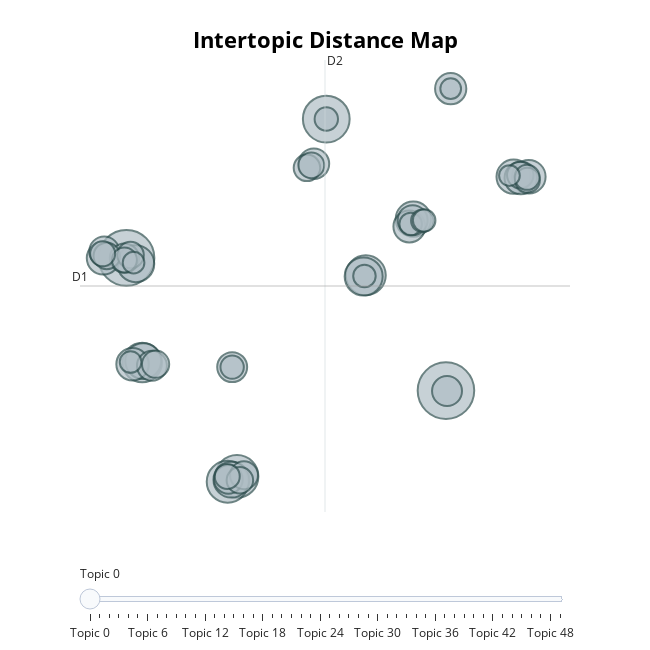

Notebook cell for this chart:
### Code cell
topic_model.visualize_topics()

### Figure 1 — Plotly figure (JSON) as saved in the notebook; plotly's stock layout.template omitted (floating-point values rounded to 4 significant figures; data arrays with more than 128 entries replaced by an {"elided": "..."} marker saying what was removed)
{"data": [{"customdata": {"elided": "50x3 mixed values"}, "hovertemplate": "<b>Topic %{customdata[0]}</b><br>%{customdata[1]}<br>Size: %{customdata[2]}", "legendgroup": "", "marker": {"color": "#B0BEC5", "line": {"color": "DarkSlateGrey", "width": 2}, "size": [82, 80, 56, 47, 45, 41, 40, 37, 35, 33, 33, 32, 30, 29, 28, 27, 27, 26, 25, 24, 23, 23, 23, 23, 23, 22, 21, 20, 19, 18, 18, 18, 18, 18, 17, 16, 16, 16, 16, 16, 14, 14, 13, 13, 13, 13, 12, 12, 11, 11], "sizemode": "area", "sizeref": 0.05125, "symbol": "circle"}, "mode": "markers", "name": "", "orientation": "v", "showlegend": false, "type": "scatter", "x": [9.3, -6.172, 3.505, -0.8188, -1.269, 5.417, -5.406, 5.315, -5.719, -5.358, -1.087, 7.72, 12.58, 13.31, -7.291, -5.873, 12.92, 7.528, 9.53, 2.906, -4.936, -1.05, 7.688, 9.352, -7.246, -6.265, -1.234, -0.4794, -4.759, 12.9, -7.124, 2.57, -5.971, -0.6776, 2.781, 13.24, -1.289, -6.268, 13.23, -7.321, -1.052, 3.507, 7.592, 5.353, 8.156, 8.245, -5.97, -5.825, 9.53, 12.37], "xaxis": "x", "y": [-9.048, 1.809, 13.17, -16.07, -16.5, 0.3877, -6.755, 0.2862, 1.333, -6.633, -16.34, 4.978, 8.448, 8.448, 1.798, -6.891, 8.347, 4.379, 15.65, 9.511, -7.021, -7.127, 4.896, -9.085, 2.334, 1.791, -16.31, -15.97, -6.891, 8.584, 1.971, 9.175, 2.039, -16.39, 9.386, 8.171, -16.07, 1.641, 8.398, 2.143, -7.128, 13.17, 4.584, 0.3239, 4.849, 4.873, -6.712, 1.418, 15.65, 8.544], "yaxis": "y"}], "layout": {"annotations": [{"showarrow": false, "text": "D1", "x": -8.419, "y": -0.4908, "yshift": 10}, {"showarrow": false, "text": "D2", "x": 3.444, "xshift": 10, "y": 18.0}], "height": 650, "hoverlabel": {"bgcolor": "white", "font": {"family": "Rockwell", "size": 16}}, "legend": {"itemsizing": "constant", "tracegroupgap": 0}, "margin": {"t": 60}, "shapes": [{"line": {"color": "#CFD8DC", "width": 2}, "type": "line", "x0": 3.444, "x1": 3.444, "y0": -18.98, "y1": 18.0}, {"line": {"color": "#9E9E9E", "width": 2}, "type": "line", "x0": -8.419, "x1": 15.31, "y0": -0.4908, "y1": -0.4908}], "sliders": [{"active": 0, "pad": {"t": 50}, "steps": [{"args": [{"marker.color": [["red", "#B0BEC5", "#B0BEC5", "#B0BEC5", "#B0BEC5", "#B0BEC5", "#B0BEC5", "#B0BEC5", "#B0BEC5", "#B0BEC5", "#B0BEC5", "#B0BEC5", "#B0BEC5", "#B0BEC5", "#B0BEC5", "#B0BEC5", "#B0BEC5", "#B0BEC5", "#B0BEC5", "#B0BEC5", "#B0BEC5", "#B0BEC5", "#B0BEC5", "#B0BEC5", "#B0BEC5", "#B0BEC5", "#B0BEC5", "#B0BEC5", "#B0BEC5", "#B0BEC5", "#B0BEC5", "#B0BEC5", "#B0BEC5", "#B0BEC5", "#B0BEC5", "#B0BEC5", "#B0BEC5", "#B0BEC5", "#B0BEC5", "#B0BEC5", "#B0BEC5", "#B0BEC5", "#B0BEC5", "#B0BEC5", "#B0BEC5", "#B0BEC5", "#B0BEC5", "#B0BEC5", "#B0BEC5", "#B0BEC5"]]}], "label": "Topic 0", "method": "update"}, {"args": [{"marker.color": [["#B0BEC5", "red", "#B0BEC5", "#B0BEC5", "#B0BEC5", "#B0BEC5", "#B0BEC5", "#B0BEC5", "#B0BEC5", "#B0BEC5", "#B0BEC5", "#B0BEC5", "#B0BEC5", "#B0BEC5", "#B0BEC5", "#B0BEC5", "#B0BEC5", "#B0BEC5", "#B0BEC5", "#B0BEC5", "#B0BEC5", "#B0BEC5", "#B0BEC5", "#B0BEC5", "#B0BEC5", "#B0BEC5", "#B0BEC5", "#B0BEC5", "#B0BEC5", "#B0BEC5", "#B0BEC5", "#B0BEC5", "#B0BEC5", "#B0BEC5", "#B0BEC5", "#B0BEC5", "#B0BEC5", "#B0BEC5", "#B0BEC5", "#B0BEC5", "#B0BEC5", "#B0BEC5", "#B0BEC5", "#B0BEC5", "#B0BEC5", "#B0BEC5", "#B0BEC5", "#B0BEC5", "#B0BEC5", "#B0BEC5"]]}], "label": "Topic 1", "method": "update"}, {"args": [{"marker.color": [["#B0BEC5", "#B0BEC5", "red", "#B0BEC5", "#B0BEC5", "#B0BEC5", "#B0BEC5", "#B0BEC5", "#B0BEC5", "#B0BEC5", "#B0BEC5", "#B0BEC5", "#B0BEC5", "#B0BEC5", "#B0BEC5", "#B0BEC5", "#B0BEC5", "#B0BEC5", "#B0BEC5", "#B0BEC5", "#B0BEC5", "#B0BEC5", "#B0BEC5", "#B0BEC5", "#B0BEC5", "#B0BEC5", "#B0BEC5", "#B0BEC5", "#B0BEC5", "#B0BEC5", "#B0BEC5", "#B0BEC5", "#B0BEC5", "#B0BEC5", "#B0BEC5", "#B0BEC5", "#B0BEC5", "#B0BEC5", "#B0BEC5", "#B0BEC5", "#B0BEC5", "#B0BEC5", "#B0BEC5", "#B0BEC5", "#B0BEC5", "#B0BEC5", "#B0BEC5", "#B0BEC5", "#B0BEC5", "#B0BEC5"]]}], "label": "Topic 2", "method": "update"}, {"args": [{"marker.color": [["#B0BEC5", "#B0BEC5", "#B0BEC5", "red", "#B0BEC5", "#B0BEC5", "#B0BEC5", "#B0BEC5", "#B0BEC5", "#B0BEC5", "#B0BEC5", "#B0BEC5", "#B0BEC5", "#B0BEC5", "#B0BEC5", "#B0BEC5", "#B0BEC5", "#B0BEC5", "#B0BEC5", "#B0BEC5", "#B0BEC5", "#B0BEC5", "#B0BEC5", "#B0BEC5", "#B0BEC5", "#B0BEC5", "#B0BEC5", "#B0BEC5", "#B0BEC5", "#B0BEC5", "#B0BEC5", "#B0BEC5", "#B0BEC5", "#B0BEC5", "#B0BEC5", "#B0BEC5", "#B0BEC5", "#B0BEC5", "#B0BEC5", "#B0BEC5", "#B0BEC5", "#B0BEC5", "#B0BEC5", "#B0BEC5", "#B0BEC5", "#B0BEC5", "#B0BEC5", "#B0BEC5", "#B0BEC5", "#B0BEC5"]]}], "label": "Topic 3", "method": "update"}, {"args": [{"marker.color": [["#B0BEC5", "#B0BEC5", "#B0BEC5", "#B0BEC5", "red", "#B0BEC5", "#B0BEC5", "#B0BEC5", "#B0BEC5", "#B0BEC5", "#B0BEC5", "#B0BEC5", "#B0BEC5", "#B0BEC5", "#B0BEC5", "#B0BEC5", "#B0BEC5", "#B0BEC5", "#B0BEC5", "#B0BEC5", "#B0BEC5", "#B0BEC5", "#B0BEC5", "#B0BEC5", "#B0BEC5", "#B0BEC5", "#B0BEC5", "#B0BEC5", "#B0BEC5", "#B0BEC5", "#B0BEC5", "#B0BEC5", "#B0BEC5", "#B0BEC5", "#B0BEC5", "#B0BEC5", "#B0BEC5", "#B0BEC5", "#B0BEC5", "#B0BEC5", "#B0BEC5", "#B0BEC5", "#B0BEC5", "#B0BEC5", "#B0BEC5", "#B0BEC5", "#B0BEC5", "#B0BEC5", "#B0BEC5", "#B0BEC5"]]}], "label": "Topic 4", "method": "update"}, {"args": [{"marker.color": [["#B0BEC5", "#B0BEC5", "#B0BEC5", "#B0BEC5", "#B0BEC5", "red", "#B0BEC5", "#B0BEC5", "#B0BEC5", "#B0BEC5", "#B0BEC5", "#B0BEC5", "#B0BEC5", "#B0BEC5", "#B0BEC5", "#B0BEC5", "#B0BEC5", "#B0BEC5", "#B0BEC5", "#B0BEC5", "#B0BEC5", "#B0BEC5", "#B0BEC5", "#B0BEC5", "#B0BEC5", "#B0BEC5", "#B0BEC5", "#B0BEC5", "#B0BEC5", "#B0BEC5", "#B0BEC5", "#B0BEC5", "#B0BEC5", "#B0BEC5", "#B0BEC5", "#B0BEC5", "#B0BEC5", "#B0BEC5", "#B0BEC5", "#B0BEC5", "#B0BEC5", "#B0BEC5", "#B0BEC5", "#B0BEC5", "#B0BEC5", "#B0BEC5", "#B0BEC5", "#B0BEC5", "#B0BEC5", "#B0BEC5"]]}], "label": "Topic 5", "method": "update"}, {"args": [{"marker.color": [["#B0BEC5", "#B0BEC5", "#B0BEC5", "#B0BEC5", "#B0BEC5", "#B0BEC5", "red", "#B0BEC5", "#B0BEC5", "#B0BEC5", "#B0BEC5", "#B0BEC5", "#B0BEC5", "#B0BEC5", "#B0BEC5", "#B0BEC5", "#B0BEC5", "#B0BEC5", "#B0BEC5", "#B0BEC5", "#B0BEC5", "#B0BEC5", "#B0BEC5", "#B0BEC5", "#B0BEC5", "#B0BEC5", "#B0BEC5", "#B0BEC5", "#B0BEC5", "#B0BEC5", "#B0BEC5", "#B0BEC5", "#B0BEC5", "#B0BEC5", "#B0BEC5", "#B0BEC5", "#B0BEC5", "#B0BEC5", "#B0BEC5", "#B0BEC5", "#B0BEC5", "#B0BEC5", "#B0BEC5", "#B0BEC5", "#B0BEC5", "#B0BEC5", "#B0BEC5", "#B0BEC5", "#B0BEC5", "#B0BEC5"]]}], "label": "Topic 6", "method": "update"}, {"args": [{"marker.color": [["#B0BEC5", "#B0BEC5", "#B0BEC5", "#B0BEC5", "#B0BEC5", "#B0BEC5", "#B0BEC5", "red", "#B0BEC5", "#B0BEC5", "#B0BEC5", "#B0BEC5", "#B0BEC5", "#B0BEC5", "#B0BEC5", "#B0BEC5", "#B0BEC5", "#B0BEC5", "#B0BEC5", "#B0BEC5", "#B0BEC5", "#B0BEC5", "#B0BEC5", "#B0BEC5", "#B0BEC5", "#B0BEC5", "#B0BEC5", "#B0BEC5", "#B0BEC5", "#B0BEC5", "#B0BEC5", "#B0BEC5", "#B0BEC5", "#B0BEC5", "#B0BEC5", "#B0BEC5", "#B0BEC5", "#B0BEC5", "#B0BEC5", "#B0BEC5", "#B0BEC5", "#B0BEC5", "#B0BEC5", "#B0BEC5", "#B0BEC5", "#B0BEC5", "#B0BEC5", "#B0BEC5", "#B0BEC5", "#B0BEC5"]]}], "label": "Topic 7", "method": "update"}, {"args": [{"marker.color": [["#B0BEC5", "#B0BEC5", "#B0BEC5", "#B0BEC5", "#B0BEC5", "#B0BEC5", "#B0BEC5", "#B0BEC5", "red", "#B0BEC5", "#B0BEC5", "#B0BEC5", "#B0BEC5", "#B0BEC5", "#B0BEC5", "#B0BEC5", "#B0BEC5", "#B0BEC5", "#B0BEC5", "#B0BEC5", "#B0BEC5", "#B0BEC5", "#B0BEC5", "#B0BEC5", "#B0BEC5", "#B0BEC5", "#B0BEC5", "#B0BEC5", "#B0BEC5", "#B0BEC5", "#B0BEC5", "#B0BEC5", "#B0BEC5", "#B0BEC5", "#B0BEC5", "#B0BEC5", "#B0BEC5", "#B0BEC5", "#B0BEC5", "#B0BEC5", "#B0BEC5", "#B0BEC5", "#B0BEC5", "#B0BEC5", "#B0BEC5", "#B0BEC5", "#B0BEC5", "#B0BEC5", "#B0BEC5", "#B0BEC5"]]}], "label": "Topic 8", "method": "update"}, {"args": [{"marker.color": [["#B0BEC5", "#B0BEC5", "#B0BEC5", "#B0BEC5", "#B0BEC5", "#B0BEC5", "#B0BEC5", "#B0BEC5", "#B0BEC5", "red", "#B0BEC5", "#B0BEC5", "#B0BEC5", "#B0BEC5", "#B0BEC5", "#B0BEC5", "#B0BEC5", "#B0BEC5", "#B0BEC5", "#B0BEC5", "#B0BEC5", "#B0BEC5", "#B0BEC5", "#B0BEC5", "#B0BEC5", "#B0BEC5", "#B0BEC5", "#B0BEC5", "#B0BEC5", "#B0BEC5", "#B0BEC5", "#B0BEC5", "#B0BEC5", "#B0BEC5", "#B0BEC5", "#B0BEC5", "#B0BEC5", "#B0BEC5", "#B0BEC5", "#B0BEC5", "#B0BEC5", "#B0BEC5", "#B0BEC5", "#B0BEC5", "#B0BEC5", "#B0BEC5", "#B0BEC5", "#B0BEC5", "#B0BEC5", "#B0BEC5"]]}], "label": "Topic 9", "method": "update"}, {"args": [{"marker.color": [["#B0BEC5", "#B0BEC5", "#B0BEC5", "#B0BEC5", "#B0BEC5", "#B0BEC5", "#B0BEC5", "#B0BEC5", "#B0BEC5", "#B0BEC5", "red", "#B0BEC5", "#B0BEC5", "#B0BEC5", "#B0BEC5", "#B0BEC5", "#B0BEC5", "#B0BEC5", "#B0BEC5", "#B0BEC5", "#B0BEC5", "#B0BEC5", "#B0BEC5", "#B0BEC5", "#B0BEC5", "#B0BEC5", "#B0BEC5", "#B0BEC5", "#B0BEC5", "#B0BEC5", "#B0BEC5", "#B0BEC5", "#B0BEC5", "#B0BEC5", "#B0BEC5", "#B0BEC5", "#B0BEC5", "#B0BEC5", "#B0BEC5", "#B0BEC5", "#B0BEC5", "#B0BEC5", "#B0BEC5", "#B0BEC5", "#B0BEC5", "#B0BEC5", "#B0BEC5", "#B0BEC5", "#B0BEC5", "#B0BEC5"]]}], "label": "Topic 10", "method": "update"}, {"args": [{"marker.color": [["#B0BEC5", "#B0BEC5", "#B0BEC5", "#B0BEC5", "#B0BEC5", "#B0BEC5", "#B0BEC5", "#B0BEC5", "#B0BEC5", "#B0BEC5", "#B0BEC5", "red", "#B0BEC5", "#B0BEC5", "#B0BEC5", "#B0BEC5", "#B0BEC5", "#B0BEC5", "#B0BEC5", "#B0BEC5", "#B0BEC5", "#B0BEC5", "#B0BEC5", "#B0BEC5", "#B0BEC5", "#B0BEC5", "#B0BEC5", "#B0BEC5", "#B0BEC5", "#B0BEC5", "#B0BEC5", "#B0BEC5", "#B0BEC5", "#B0BEC5", "#B0BEC5", "#B0BEC5", "#B0BEC5", "#B0BEC5", "#B0BEC5", "#B0BEC5", "#B0BEC5", "#B0BEC5", "#B0BEC5", "#B0BEC5", "#B0BEC5", "#B0BEC5", "#B0BEC5", "#B0BEC5", "#B0BEC5", "#B0BEC5"]]}], "label": "Topic 11", "method": "update"}, {"args": [{"marker.color": [["#B0BEC5", "#B0BEC5", "#B0BEC5", "#B0BEC5", "#B0BEC5", "#B0BEC5", "#B0BEC5", "#B0BEC5", "#B0BEC5", "#B0BEC5", "#B0BEC5", "#B0BEC5", "red", "#B0BEC5", "#B0BEC5", "#B0BEC5", "#B0BEC5", "#B0BEC5", "#B0BEC5", "#B0BEC5", "#B0BEC5", "#B0BEC5", "#B0BEC5", "#B0BEC5", "#B0BEC5", "#B0BEC5", "#B0BEC5", "#B0BEC5", "#B0BEC5", "#B0BEC5", "#B0BEC5", "#B0BEC5", "#B0BEC5", "#B0BEC5", "#B0BEC5", "#B0BEC5", "#B0BEC5", "#B0BEC5", "#B0BEC5", "#B0BEC5", "#B0BEC5", "#B0BEC5", "#B0BEC5", "#B0BEC5", "#B0BEC5", "#B0BEC5", "#B0BEC5", "#B0BEC5", "#B0BEC5", "#B0BEC5"]]}], "label": "Topic 12", "method": "update"}, {"args": [{"marker.color": [["#B0BEC5", "#B0BEC5", "#B0BEC5", "#B0BEC5", "#B0BEC5", "#B0BEC5", "#B0BEC5", "#B0BEC5", "#B0BEC5", "#B0BEC5", "#B0BEC5", "#B0BEC5", "#B0BEC5", "red", "#B0BEC5", "#B0BEC5", "#B0BEC5", "#B0BEC5", "#B0BEC5", "#B0BEC5", "#B0BEC5", "#B0BEC5", "#B0BEC5", "#B0BEC5", "#B0BEC5", "#B0BEC5", "#B0BEC5", "#B0BEC5", "#B0BEC5", "#B0BEC5", "#B0BEC5", "#B0BEC5", "#B0BEC5", "#B0BEC5", "#B0BEC5", "#B0BEC5", "#B0BEC5", "#B0BEC5", "#B0BEC5", "#B0BEC5", "#B0BEC5", "#B0BEC5", "#B0BEC5", "#B0BEC5", "#B0BEC5", "#B0BEC5", "#B0BEC5", "#B0BEC5", "#B0BEC5", "#B0BEC5"]]}], "label": "Topic 13", "method": "update"}, {"args": [{"marker.color": [["#B0BEC5", "#B0BEC5", "#B0BEC5", "#B0BEC5", "#B0BEC5", "#B0BEC5", "#B0BEC5", "#B0BEC5", "#B0BEC5", "#B0BEC5", "#B0BEC5", "#B0BEC5", "#B0BEC5", "#B0BEC5", "red", "#B0BEC5", "#B0BEC5", "#B0BEC5", "#B0BEC5", "#B0BEC5", "#B0BEC5", "#B0BEC5", "#B0BEC5", "#B0BEC5", "#B0BEC5", "#B0BEC5", "#B0BEC5", "#B0BEC5", "#B0BEC5", "#B0BEC5", "#B0BEC5", "#B0BEC5", "#B0BEC5", "#B0BEC5", "#B0BEC5", "#B0BEC5", "#B0BEC5", "#B0BEC5", "#B0BEC5", "#B0BEC5", "#B0BEC5", "#B0BEC5", "#B0BEC5", "#B0BEC5", "#B0BEC5", "#B0BEC5", "#B0BEC5", "#B0BEC5", "#B0BEC5", "#B0BEC5"]]}], "label": "Topic 14", "method": "update"}, {"args": [{"marker.color": [["#B0BEC5", "#B0BEC5", "#B0BEC5", "#B0BEC5", "#B0BEC5", "#B0BEC5", "#B0BEC5", "#B0BEC5", "#B0BEC5", "#B0BEC5", "#B0BEC5", "#B0BEC5", "#B0BEC5", "#B0BEC5", "#B0BEC5", "red", "#B0BEC5", "#B0BEC5", "#B0BEC5", "#B0BEC5", "#B0BEC5", "#B0BEC5", "#B0BEC5", "#B0BEC5", "#B0BEC5", "#B0BEC5", "#B0BEC5", "#B0BEC5", "#B0BEC5", "#B0BEC5", "#B0BEC5", "#B0BEC5", "#B0BEC5", "#B0BEC5", "#B0BEC5", "#B0BEC5", "#B0BEC5", "#B0BEC5", "#B0BEC5", "#B0BEC5", "#B0BEC5", "#B0BEC5", "#B0BEC5", "#B0BEC5", "#B0BEC5", "#B0BEC5", "#B0BEC5", "#B0BEC5", "#B0BEC5", "#B0BEC5"]]}], "label": "Topic 15", "method": "update"}, {"args": [{"marker.color": [["#B0BEC5", "#B0BEC5", "#B0BEC5", "#B0BEC5", "#B0BEC5", "#B0BEC5", "#B0BEC5", "#B0BEC5", "#B0BEC5", "#B0BEC5", "#B0BEC5", "#B0BEC5", "#B0BEC5", "#B0BEC5", "#B0BEC5", "#B0BEC5", "red", "#B0BEC5", "#B0BEC5", "#B0BEC5", "#B0BEC5", "#B0BEC5", "#B0BEC5", "#B0BEC5", "#B0BEC5", "#B0BEC5", "#B0BEC5", "#B0BEC5", "#B0BEC5", "#B0BEC5", "#B0BEC5", "#B0BEC5", "#B0BEC5", "#B0BEC5", "#B0BEC5", "#B0BEC5", "#B0BEC5", "#B0BEC5", "#B0BEC5", "#B0BEC5", "#B0BEC5", "#B0BEC5", "#B0BEC5", "#B0BEC5", "#B0BEC5", "#B0BEC5", "#B0BEC5", "#B0BEC5", "#B0BEC5", "#B0BEC5"]]}], "label": "Topic 16", "method": "update"}, {"args": [{"marker.color": [["#B0BEC5", "#B0BEC5", "#B0BEC5", "#B0BEC5", "#B0BEC5", "#B0BEC5", "#B0BEC5", "#B0BEC5", "#B0BEC5", "#B0BEC5", "#B0BEC5", "#B0BEC5", "#B0BEC5", "#B0BEC5", "#B0BEC5", "#B0BEC5", "#B0BEC5", "red", "#B0BEC5", "#B0BEC5", "#B0BEC5", "#B0BEC5", "#B0BEC5", "#B0BEC5", "#B0BEC5", "#B0BEC5", "#B0BEC5", "#B0BEC5", "#B0BEC5", "#B0BEC5", "#B0BEC5", "#B0BEC5", "#B0BEC5", "#B0BEC5", "#B0BEC5", "#B0BEC5", "#B0BEC5", "#B0BEC5", "#B0BEC5", "#B0BEC5", "#B0BEC5", "#B0BEC5", "#B0BEC5", "#B0BEC5", "#B0BEC5", "#B0BEC5", "#B0BEC5", "#B0BEC5", "#B0BEC5", "#B0BEC5"]]}], "label": "Topic 17", "method": "update"}, {"args": [{"marker.color": [["#B0BEC5", "#B0BEC5", "#B0BEC5", "#B0BEC5", "#B0BEC5", "#B0BEC5", "#B0BEC5", "#B0BEC5", "#B0BEC5", "#B0BEC5", "#B0BEC5", "#B0BEC5", "#B0BEC5", "#B0BEC5", "#B0BEC5", "#B0BEC5", "#B0BEC5", "#B0BEC5", "red", "#B0BEC5", "#B0BEC5", "#B0BEC5", "#B0BEC5", "#B0BEC5", "#B0BEC5", "#B0BEC5", "#B0BEC5", "#B0BEC5", "#B0BEC5", "#B0BEC5", "#B0BEC5", "#B0BEC5", "#B0BEC5", "#B0BEC5", "#B0BEC5", "#B0BEC5", "#B0BEC5", "#B0BEC5", "#B0BEC5", "#B0BEC5", "#B0BEC5", "#B0BEC5", "#B0BEC5", "#B0BEC5", "#B0BEC5", "#B0BEC5", "#B0BEC5", "#B0BEC5", "#B0BEC5", "#B0BEC5"]]}], "label": "Topic 18", "method": "update"}, {"args": [{"marker.color": [["#B0BEC5", "#B0BEC5", "#B0BEC5", "#B0BEC5", "#B0BEC5", "#B0BEC5", "#B0BEC5", "#B0BEC5", "#B0BEC5", "#B0BEC5", "#B0BEC5", "#B0BEC5", "#B0BEC5", "#B0BEC5", "#B0BEC5", "#B0BEC5", "#B0BEC5", "#B0BEC5", "#B0BEC5", "red", "#B0BEC5", "#B0BEC5", "#B0BEC5", "#B0BEC5", "#B0BEC5", "#B0BEC5", "#B0BEC5", "#B0BEC5", "#B0BEC5", "#B0BEC5", "#B0BEC5", "#B0BEC5", "#B0BEC5", "#B0BEC5", "#B0BEC5", "#B0BEC5", "#B0BEC5", "#B0BEC5", "#B0BEC5", "#B0BEC5", "#B0BEC5", "#B0BEC5", "#B0BEC5", "#B0BEC5", "#B0BEC5", "#B0BEC5", "#B0BEC5", "#B0BEC5", "#B0BEC5", "#B0BEC5"]]}], "label": "Topic 19", "method": "update"}, {"args": [{"marker.color": [["#B0BEC5", "#B0BEC5", "#B0BEC5", "#B0BEC5", "#B0BEC5", "#B0BEC5", "#B0BEC5", "#B0BEC5", "#B0BEC5", "#B0BEC5", "#B0BEC5", "#B0BEC5", "#B0BEC5", "#B0BEC5", "#B0BEC5", "#B0BEC5", "#B0BEC5", "#B0BEC5", "#B0BEC5", "#B0BEC5", "red", "#B0BEC5", "#B0BEC5", "#B0BEC5", "#B0BEC5", "#B0BEC5", "#B0BEC5", "#B0BEC5", "#B0BEC5", "#B0BEC5", "#B0BEC5", "#B0BEC5", "#B0BEC5", "#B0BEC5", "#B0BEC5", "#B0BEC5", "#B0BEC5", "#B0BEC5", "#B0BEC5", "#B0BEC5", "#B0BEC5", "#B0BEC5", "#B0BEC5", "#B0BEC5", "#B0BEC5", "#B0BEC5", "#B0BEC5", "#B0BEC5", "#B0BEC5", "#B0BEC5"]]}], "label": "Topic 20", "method": "update"}, {"args": [{"marker.color": [["#B0BEC5", "#B0BEC5", "#B0BEC5", "#B0BEC5", "#B0BEC5", "#B0BEC5", "#B0BEC5", "#B0BEC5", "#B0BEC5", "#B0BEC5", "#B0BEC5", "#B0BEC5", "#B0BEC5", "#B0BEC5", "#B0BEC5", "#B0BEC5", "#B0BEC5", "#B0BEC5", "#B0BEC5", "#B0BEC5", "#B0BEC5", "red", "#B0BEC5", "#B0BEC5", "#B0BEC5", "#B0BEC5", "#B0BEC5", "#B0BEC5", "#B0BEC5", "#B0BEC5", "#B0BEC5", "#B0BEC5", "#B0BEC5", "#B0BEC5", "#B0BEC5", "#B0BEC5", "#B0BEC5", "#B0BEC5", "#B0BEC5", "#B0BEC5", "#B0BEC5", "#B0BEC5", "#B0BEC5", "#B0BEC5", "#B0BEC5", "#B0BEC5", "#B0BEC5", "#B0BEC5", "#B0BEC5", "#B0BEC5"]]}], "label": "Topic 21", "method": "update"}, {"args": [{"marker.color": [["#B0BEC5", "#B0BEC5", "#B0BEC5", "#B0BEC5", "#B0BEC5", "#B0BEC5", "#B0BEC5", "#B0BEC5", "#B0BEC5", "#B0BEC5", "#B0BEC5", "#B0BEC5", "#B0BEC5", "#B0BEC5", "#B0BEC5", "#B0BEC5", "#B0BEC5", "#B0BEC5", "#B0BEC5", "#B0BEC5", "#B0BEC5", "#B0BEC5", "red", "#B0BEC5", "#B0BEC5", "#B0BEC5", "#B0BEC5", "#B0BEC5", "#B0BEC5", "#B0BEC5", "#B0BEC5", "#B0BEC5", "#B0BEC5", "#B0BEC5", "#B0BEC5", "#B0BEC5", "#B0BEC5", "#B0BEC5", "#B0BEC5", "#B0BEC5", "#B0BEC5", "#B0BEC5", "#B0BEC5", "#B0BEC5", "#B0BEC5", "#B0BEC5", "#B0BEC5", "#B0BEC5", "#B0BEC5", "#B0BEC5"]]}], "label": "Topic 22", "method": "update"}, {"args": [{"marker.color": [["#B0BEC5", "#B0BEC5", "#B0BEC5", "#B0BEC5", "#B0BEC5", "#B0BEC5", "#B0BEC5", "#B0BEC5", "#B0BEC5", "#B0BEC5", "#B0BEC5", "#B0BEC5", "#B0BEC5", "#B0BEC5", "#B0BEC5", "#B0BEC5", "#B0BEC5", "#B0BEC5", "#B0BEC5", "#B0BEC5", "#B0BEC5", "#B0BEC5", "#B0BEC5", "red", "#B0BEC5", "#B0BEC5", "#B0BEC5", "#B0BEC5", "#B0BEC5", "#B0BEC5", "#B0BEC5", "#B0BEC5", "#B0BEC5", "#B0BEC5", "#B0BEC5", "#B0BEC5", "#B0BEC5", "#B0BEC5", "#B0BEC5", "#B0BEC5", "#B0BEC5", "#B0BEC5", "#B0BEC5", "#B0BEC5", "#B0BEC5", "#B0BEC5", "#B0BEC5", "#B0BEC5", "#B0BEC5", "#B0BEC5"]]}], "label": "Topic 23", "method": "update"}, {"args": [{"marker.color": [["#B0BEC5", "#B0BEC5", "#B0BEC5", "#B0BEC5", "#B0BEC5", "#B0BEC5", "#B0BEC5", "#B0BEC5", "#B0BEC5", "#B0BEC5", "#B0BEC5", "#B0BEC5", "#B0BEC5", "#B0BEC5", "#B0BEC5", "#B0BEC5", "#B0BEC5", "#B0BEC5", "#B0BEC5", "#B0BEC5", "#B0BEC5", "#B0BEC5", "#B0BEC5", "#B0BEC5", "red", "#B0BEC5", "#B0BEC5", "#B0BEC5", "#B0BEC5", "#B0BEC5", "#B0BEC5", "#B0BEC5", "#B0BEC5", "#B0BEC5", "#B0BEC5", "#B0BEC5", "#B0BEC5", "#B0BEC5", "#B0BEC5", "#B0BEC5", "#B0BEC5", "#B0BEC5", "#B0BEC5", "#B0BEC5", "#B0BEC5", "#B0BEC5", "#B0BEC5", "#B0BEC5", "#B0BEC5", "#B0BEC5"]]}], "label": "Topic 24", "method": "update"}, {"args": [{"marker.color": [["#B0BEC5", "#B0BEC5", "#B0BEC5", "#B0BEC5", "#B0BEC5", "#B0BEC5", "#B0BEC5", "#B0BEC5", "#B0BEC5", "#B0BEC5", "#B0BEC5", "#B0BEC5", "#B0BEC5", "#B0BEC5", "#B0BEC5", "#B0BEC5", "#B0BEC5", "#B0BEC5", "#B0BEC5", "#B0BEC5", "#B0BEC5", "#B0BEC5", "#B0BEC5", "#B0BEC5", "#B0BEC5", "red", "#B0BEC5", "#B0BEC5", "#B0BEC5", "#B0BEC5", "#B0BEC5", "#B0BEC5", "#B0BEC5", "#B0BEC5", "#B0BEC5", "#B0BEC5", "#B0BEC5", "#B0BEC5", "#B0BEC5", "#B0BEC5", "#B0BEC5", "#B0BEC5", "#B0BEC5", "#B0BEC5", "#B0BEC5", "#B0BEC5", "#B0BEC5", "#B0BEC5", "#B0BEC5", "#B0BEC5"]]}], "label": "Topic 25", "method": "update"}, {"args": [{"marker.color": [["#B0BEC5", "#B0BEC5", "#B0BEC5", "#B0BEC5", "#B0BEC5", "#B0BEC5", "#B0BEC5", "#B0BEC5", "#B0BEC5", "#B0BEC5", "#B0BEC5", "#B0BEC5", "#B0BEC5", "#B0BEC5", "#B0BEC5", "#B0BEC5", "#B0BEC5", "#B0BEC5", "#B0BEC5", "#B0BEC5", "#B0BEC5", "#B0BEC5", "#B0BEC5", "#B0BEC5", "#B0BEC5", "#B0BEC5", "red", "#B0BEC5", "#B0BEC5", "#B0BEC5", "#B0BEC5", "#B0BEC5", "#B0BEC5", "#B0BEC5", "#B0BEC5", "#B0BEC5", "#B0BEC5", "#B0BEC5", "#B0BEC5", "#B0BEC5", "#B0BEC5", "#B0BEC5", "#B0BEC5", "#B0BEC5", "#B0BEC5", "#B0BEC5", "#B0BEC5", "#B0BEC5", "#B0BEC5", "#B0BEC5"]]}], "label": "Topic 26", "method": "update"}, {"args": [{"marker.color": [["#B0BEC5", "#B0BEC5", "#B0BEC5", "#B0BEC5", "#B0BEC5", "#B0BEC5", "#B0BEC5", "#B0BEC5", "#B0BEC5", "#B0BEC5", "#B0BEC5", "#B0BEC5", "#B0BEC5", "#B0BEC5", "#B0BEC5", "#B0BEC5", "#B0BEC5", "#B0BEC5", "#B0BEC5", "#B0BEC5", "#B0BEC5", "#B0BEC5", "#B0BEC5", "#B0BEC5", "#B0BEC5", "#B0BEC5", "#B0BEC5", "red", "#B0BEC5", "#B0BEC5", "#B0BEC5", "#B0BEC5", "#B0BEC5", "#B0BEC5", "#B0BEC5", "#B0BEC5", "#B0BEC5", "#B0BEC5", "#B0BEC5", "#B0BEC5", "#B0BEC5", "#B0BEC5", "#B0BEC5", "#B0BEC5", "#B0BEC5", "#B0BEC5", "#B0BEC5", "#B0BEC5", "#B0BEC5", "#B0BEC5"]]}], "label": "Topic 27", "method": "update"}, {"args": [{"marker.color": [["#B0BEC5", "#B0BEC5", "#B0BEC5", "#B0BEC5", "#B0BEC5", "#B0BEC5", "#B0BEC5", "#B0BEC5", "#B0BEC5", "#B0BEC5", "#B0BEC5", "#B0BEC5", "#B0BEC5", "#B0BEC5", "#B0BEC5", "#B0BEC5", "#B0BEC5", "#B0BEC5", "#B0BEC5", "#B0BEC5", "#B0BEC5", "#B0BEC5", "#B0BEC5", "#B0BEC5", "#B0BEC5", "#B0BEC5", "#B0BEC5", "#B0BEC5", "red", "#B0BEC5", "#B0BEC5", "#B0BEC5", "#B0BEC5", "#B0BEC5", "#B0BEC5", "#B0BEC5", "#B0BEC5", "#B0BEC5", "#B0BEC5", "#B0BEC5", "#B0BEC5", "#B0BEC5", "#B0BEC5", "#B0BEC5", "#B0BEC5", "#B0BEC5", "#B0BEC5", "#B0BEC5", "#B0BEC5", "#B0BEC5"]]}], "label": "Topic 28", "method": "update"}, {"args": [{"marker.color": [["#B0BEC5", "#B0BEC5", "#B0BEC5", "#B0BEC5", "#B0BEC5", "#B0BEC5", "#B0BEC5", "#B0BEC5", "#B0BEC5", "#B0BEC5", "#B0BEC5", "#B0BEC5", "#B0BEC5", "#B0BEC5", "#B0BEC5", "#B0BEC5", "#B0BEC5", "#B0BEC5", "#B0BEC5", "#B0BEC5", "#B0BEC5", "#B0BEC5", "#B0BEC5", "#B0BEC5", "#B0BEC5", "#B0BEC5", "#B0BEC5", "#B0BEC5", "#B0BEC5", "red", "#B0BEC5", "#B0BEC5", "#B0BEC5", "#B0BEC5", "#B0BEC5", "#B0BEC5", "#B0BEC5", "#B0BEC5", "#B0BEC5", "#B0BEC5", "#B0BEC5", "#B0BEC5", "#B0BEC5", "#B0BEC5", "#B0BEC5", "#B0BEC5", "#B0BEC5", "#B0BEC5", "#B0BEC5", "#B0BEC5"]]}], "label": "Topic 29", "method": "update"}, {"args": [{"marker.color": [["#B0BEC5", "#B0BEC5", "#B0BEC5", "#B0BEC5", "#B0BEC5", "#B0BEC5", "#B0BEC5", "#B0BEC5", "#B0BEC5", "#B0BEC5", "#B0BEC5", "#B0BEC5", "#B0BEC5", "#B0BEC5", "#B0BEC5", "#B0BEC5", "#B0BEC5", "#B0BEC5", "#B0BEC5", "#B0BEC5", "#B0BEC5", "#B0BEC5", "#B0BEC5", "#B0BEC5", "#B0BEC5", "#B0BEC5", "#B0BEC5", "#B0BEC5", "#B0BEC5", "#B0BEC5", "red", "#B0BEC5", "#B0BEC5", "#B0BEC5", "#B0BEC5", "#B0BEC5", "#B0BEC5", "#B0BEC5", "#B0BEC5", "#B0BEC5", "#B0BEC5", "#B0BEC5", "#B0BEC5", "#B0BEC5", "#B0BEC5", "#B0BEC5", "#B0BEC5", "#B0BEC5", "#B0BEC5", "#B0BEC5"]]}], "label": "Topic 30", "method": "update"}, {"args": [{"marker.color": [["#B0BEC5", "#B0BEC5", "#B0BEC5", "#B0BEC5", "#B0BEC5", "#B0BEC5", "#B0BEC5", "#B0BEC5", "#B0BEC5", "#B0BEC5", "#B0BEC5", "#B0BEC5", "#B0BEC5", "#B0BEC5", "#B0BEC5", "#B0BEC5", "#B0BEC5", "#B0BEC5", "#B0BEC5", "#B0BEC5", "#B0BEC5", "#B0BEC5", "#B0BEC5", "#B0BEC5", "#B0BEC5", "#B0BEC5", "#B0BEC5", "#B0BEC5", "#B0BEC5", "#B0BEC5", "#B0BEC5", "red", "#B0BEC5", "#B0BEC5", "#B0BEC5", "#B0BEC5", "#B0BEC5", "#B0BEC5", "#B0BEC5", "#B0BEC5", "#B0BEC5", "#B0BEC5", "#B0BEC5", "#B0BEC5", "#B0BEC5", "#B0BEC5", "#B0BEC5", "#B0BEC5", "#B0BEC5", "#B0BEC5"]]}], "label": "Topic 31", "method": "update"}, {"args": [{"marker.color": [["#B0BEC5", "#B0BEC5", "#B0BEC5", "#B0BEC5", "#B0BEC5", "#B0BEC5", "#B0BEC5", "#B0BEC5", "#B0BEC5", "#B0BEC5", "#B0BEC5", "#B0BEC5", "#B0BEC5", "#B0BEC5", "#B0BEC5", "#B0BEC5", "#B0BEC5", "#B0BEC5", "#B0BEC5", "#B0BEC5", "#B0BEC5", "#B0BEC5", "#B0BEC5", "#B0BEC5", "#B0BEC5", "#B0BEC5", "#B0BEC5", "#B0BEC5", "#B0BEC5", "#B0BEC5", "#B0BEC5", "#B0BEC5", "red", "#B0BEC5", "#B0BEC5", "#B0BEC5", "#B0BEC5", "#B0BEC5", "#B0BEC5", "#B0BEC5", "#B0BEC5", "#B0BEC5", "#B0BEC5", "#B0BEC5", "#B0BEC5", "#B0BEC5", "#B0BEC5", "#B0BEC5", "#B0BEC5", "#B0BEC5"]]}], "label": "Topic 32", "method": "update"}, {"args": [{"marker.color": [["#B0BEC5", "#B0BEC5", "#B0BEC5", "#B0BEC5", "#B0BEC5", "#B0BEC5", "#B0BEC5", "#B0BEC5", "#B0BEC5", "#B0BEC5", "#B0BEC5", "#B0BEC5", "#B0BEC5", "#B0BEC5", "#B0BEC5", "#B0BEC5", "#B0BEC5", "#B0BEC5", "#B0BEC5", "#B0BEC5", "#B0BEC5", "#B0BEC5", "#B0BEC5", "#B0BEC5", "#B0BEC5", "#B0BEC5", "#B0BEC5", "#B0BEC5", "#B0BEC5", "#B0BEC5", "#B0BEC5", "#B0BEC5", "#B0BEC5", "red", "#B0BEC5", "#B0BEC5", "#B0BEC5", "#B0BEC5", "#B0BEC5", "#B0BEC5", "#B0BEC5", "#B0BEC5", "#B0BEC5", "#B0BEC5", "#B0BEC5", "#B0BEC5", "#B0BEC5", "#B0BEC5", "#B0BEC5", "#B0BEC5"]]}], "label": "Topic 33", "method": "update"}, {"args": [{"marker.color": [["#B0BEC5", "#B0BEC5", "#B0BEC5", "#B0BEC5", "#B0BEC5", "#B0BEC5", "#B0BEC5", "#B0BEC5", "#B0BEC5", "#B0BEC5", "#B0BEC5", "#B0BEC5", "#B0BEC5", "#B0BEC5", "#B0BEC5", "#B0BEC5", "#B0BEC5", "#B0BEC5", "#B0BEC5", "#B0BEC5", "#B0BEC5", "#B0BEC5", "#B0BEC5", "#B0BEC5", "#B0BEC5", "#B0BEC5", "#B0BEC5", "#B0BEC5", "#B0BEC5", "#B0BEC5", "#B0BEC5", "#B0BEC5", "#B0BEC5", "#B0BEC5", "red", "#B0BEC5", "#B0BEC5", "#B0BEC5", "#B0BEC5", "#B0BEC5", "#B0BEC5", "#B0BEC5", "#B0BEC5", "#B0BEC5", "#B0BEC5", "#B0BEC5", "#B0BEC5", "#B0BEC5", "#B0BEC5", "#B0BEC5"]]}], "label": "Topic 34", "method": "update"}, {"args": [{"marker.color": [["#B0BEC5", "#B0BEC5", "#B0BEC5", "#B0BEC5", "#B0BEC5", "#B0BEC5", "#B0BEC5", "#B0BEC5", "#B0BEC5", "#B0BEC5", "#B0BEC5", "#B0BEC5", "#B0BEC5", "#B0BEC5", "#B0BEC5", "#B0BEC5", "#B0BEC5", "#B0BEC5", "#B0BEC5", "#B0BEC5", "#B0BEC5", "#B0BEC5", "#B0BEC5", "#B0BEC5", "#B0BEC5", "#B0BEC5", "#B0BEC5", "#B0BEC5", "#B0BEC5", "#B0BEC5", "#B0BEC5", "#B0BEC5", "#B0BEC5", "#B0BEC5", "#B0BEC5", "red", "#B0BEC5", "#B0BEC5", "#B0BEC5", "#B0BEC5", "#B0BEC5", "#B0BEC5", "#B0BEC5", "#B0BEC5", "#B0BEC5", "#B0BEC5", "#B0BEC5", "#B0BEC5", "#B0BEC5", "#B0BEC5"]]}], "label": "Topic 35", "method": "update"}, {"args": [{"marker.color": [["#B0BEC5", "#B0BEC5", "#B0BEC5", "#B0BEC5", "#B0BEC5", "#B0BEC5", "#B0BEC5", "#B0BEC5", "#B0BEC5", "#B0BEC5", "#B0BEC5", "#B0BEC5", "#B0BEC5", "#B0BEC5", "#B0BEC5", "#B0BEC5", "#B0BEC5", "#B0BEC5", "#B0BEC5", "#B0BEC5", "#B0BEC5", "#B0BEC5", "#B0BEC5", "#B0BEC5", "#B0BEC5", "#B0BEC5", "#B0BEC5", "#B0BEC5", "#B0BEC5", "#B0BEC5", "#B0BEC5", "#B0BEC5", "#B0BEC5", "#B0BEC5", "#B0BEC5", "#B0BEC5", "red", "#B0BEC5", "#B0BEC5", "#B0BEC5", "#B0BEC5", "#B0BEC5", "#B0BEC5", "#B0BEC5", "#B0BEC5", "#B0BEC5", "#B0BEC5", "#B0BEC5", "#B0BEC5", "#B0BEC5"]]}], "label": "Topic 36", "method": "update"}, {"args": [{"marker.color": [["#B0BEC5", "#B0BEC5", "#B0BEC5", "#B0BEC5", "#B0BEC5", "#B0BEC5", "#B0BEC5", "#B0BEC5", "#B0BEC5", "#B0BEC5", "#B0BEC5", "#B0BEC5", "#B0BEC5", "#B0BEC5", "#B0BEC5", "#B0BEC5", "#B0BEC5", "#B0BEC5", "#B0BEC5", "#B0BEC5", "#B0BEC5", "#B0BEC5", "#B0BEC5", "#B0BEC5", "#B0BEC5", "#B0BEC5", "#B0BEC5", "#B0BEC5", "#B0BEC5", "#B0BEC5", "#B0BEC5", "#B0BEC5", "#B0BEC5", "#B0BEC5", "#B0BEC5", "#B0BEC5", "#B0BEC5", "red", "#B0BEC5", "#B0BEC5", "#B0BEC5", "#B0BEC5", "#B0BEC5", "#B0BEC5", "#B0BEC5", "#B0BEC5", "#B0BEC5", "#B0BEC5", "#B0BEC5", "#B0BEC5"]]}], "label": "Topic 37", "method": "update"}, {"args": [{"marker.color": [["#B0BEC5", "#B0BEC5", "#B0BEC5", "#B0BEC5", "#B0BEC5", "#B0BEC5", "#B0BEC5", "#B0BEC5", "#B0BEC5", "#B0BEC5", "#B0BEC5", "#B0BEC5", "#B0BEC5", "#B0BEC5", "#B0BEC5", "#B0BEC5", "#B0BEC5", "#B0BEC5", "#B0BEC5", "#B0BEC5", "#B0BEC5", "#B0BEC5", "#B0BEC5", "#B0BEC5", "#B0BEC5", "#B0BEC5", "#B0BEC5", "#B0BEC5", "#B0BEC5", "#B0BEC5", "#B0BEC5", "#B0BEC5", "#B0BEC5", "#B0BEC5", "#B0BEC5", "#B0BEC5", "#B0BEC5", "#B0BEC5", "red", "#B0BEC5", "#B0BEC5", "#B0BEC5", "#B0BEC5", "#B0BEC5", "#B0BEC5", "#B0BEC5", "#B0BEC5", "#B0BEC5", "#B0BEC5", "#B0BEC5"]]}], "label": "Topic 38", "method": "update"}, {"args": [{"marker.color": [["#B0BEC5", "#B0BEC5", "#B0BEC5", "#B0BEC5", "#B0BEC5", "#B0BEC5", "#B0BEC5", "#B0BEC5", "#B0BEC5", "#B0BEC5", "#B0BEC5", "#B0BEC5", "#B0BEC5", "#B0BEC5", "#B0BEC5", "#B0BEC5", "#B0BEC5", "#B0BEC5", "#B0BEC5", "#B0BEC5", "#B0BEC5", "#B0BEC5", "#B0BEC5", "#B0BEC5", "#B0BEC5", "#B0BEC5", "#B0BEC5", "#B0BEC5", "#B0BEC5", "#B0BEC5", "#B0BEC5", "#B0BEC5", "#B0BEC5", "#B0BEC5", "#B0BEC5", "#B0BEC5", "#B0BEC5", "#B0BEC5", "#B0BEC5", "red", "#B0BEC5", "#B0BEC5", "#B0BEC5", "#B0BEC5", "#B0BEC5", "#B0BEC5", "#B0BEC5", "#B0BEC5", "#B0BEC5", "#B0BEC5"]]}], "label": "Topic 39", "method": "update"}, {"args": [{"marker.color": [["#B0BEC5", "#B0BEC5", "#B0BEC5", "#B0BEC5", "#B0BEC5", "#B0BEC5", "#B0BEC5", "#B0BEC5", "#B0BEC5", "#B0BEC5", "#B0BEC5", "#B0BEC5", "#B0BEC5", "#B0BEC5", "#B0BEC5", "#B0BEC5", "#B0BEC5", "#B0BEC5", "#B0BEC5", "#B0BEC5", "#B0BEC5", "#B0BEC5", "#B0BEC5", "#B0BEC5", "#B0BEC5", "#B0BEC5", "#B0BEC5", "#B0BEC5", "#B0BEC5", "#B0BEC5", "#B0BEC5", "#B0BEC5", "#B0BEC5", "#B0BEC5", "#B0BEC5", "#B0BEC5", "#B0BEC5", "#B0BEC5", "#B0BEC5", "#B0BEC5", "red", "#B0BEC5", "#B0BEC5", "#B0BEC5", "#B0BEC5", "#B0BEC5", "#B0BEC5", "#B0BEC5", "#B0BEC5", "#B0BEC5"]]}], "label": "Topic 40", "method": "update"}, {"args": [{"marker.color": [["#B0BEC5", "#B0BEC5", "#B0BEC5", "#B0BEC5", "#B0BEC5", "#B0BEC5", "#B0BEC5", "#B0BEC5", "#B0BEC5", "#B0BEC5", "#B0BEC5", "#B0BEC5", "#B0BEC5", "#B0BEC5", "#B0BEC5", "#B0BEC5", "#B0BEC5", "#B0BEC5", "#B0BEC5", "#B0BEC5", "#B0BEC5", "#B0BEC5", "#B0BEC5", "#B0BEC5", "#B0BEC5", "#B0BEC5", "#B0BEC5", "#B0BEC5", "#B0BEC5", "#B0BEC5", "#B0BEC5", "#B0BEC5", "#B0BEC5", "#B0BEC5", "#B0BEC5", "#B0BEC5", "#B0BEC5", "#B0BEC5", "#B0BEC5", "#B0BEC5", "#B0BEC5", "red", "#B0BEC5", "#B0BEC5", "#B0BEC5", "#B0BEC5", "#B0BEC5", "#B0BEC5", "#B0BEC5", "#B0BEC5"]]}], "label": "Topic 41", "method": "update"}, {"args": [{"marker.color": [["#B0BEC5", "#B0BEC5", "#B0BEC5", "#B0BEC5", "#B0BEC5", "#B0BEC5", "#B0BEC5", "#B0BEC5", "#B0BEC5", "#B0BEC5", "#B0BEC5", "#B0BEC5", "#B0BEC5", "#B0BEC5", "#B0BEC5", "#B0BEC5", "#B0BEC5", "#B0BEC5", "#B0BEC5", "#B0BEC5", "#B0BEC5", "#B0BEC5", "#B0BEC5", "#B0BEC5", "#B0BEC5", "#B0BEC5", "#B0BEC5", "#B0BEC5", "#B0BEC5", "#B0BEC5", "#B0BEC5", "#B0BEC5", "#B0BEC5", "#B0BEC5", "#B0BEC5", "#B0BEC5", "#B0BEC5", "#B0BEC5", "#B0BEC5", "#B0BEC5", "#B0BEC5", "#B0BEC5", "red", "#B0BEC5", "#B0BEC5", "#B0BEC5", "#B0BEC5", "#B0BEC5", "#B0BEC5", "#B0BEC5"]]}], "label": "Topic 42", "method": "update"}, {"args": [{"marker.color": [["#B0BEC5", "#B0BEC5", "#B0BEC5", "#B0BEC5", "#B0BEC5", "#B0BEC5", "#B0BEC5", "#B0BEC5", "#B0BEC5", "#B0BEC5", "#B0BEC5", "#B0BEC5", "#B0BEC5", "#B0BEC5", "#B0BEC5", "#B0BEC5", "#B0BEC5", "#B0BEC5", "#B0BEC5", "#B0BEC5", "#B0BEC5", "#B0BEC5", "#B0BEC5", "#B0BEC5", "#B0BEC5", "#B0BEC5", "#B0BEC5", "#B0BEC5", "#B0BEC5", "#B0BEC5", "#B0BEC5", "#B0BEC5", "#B0BEC5", "#B0BEC5", "#B0BEC5", "#B0BEC5", "#B0BEC5", "#B0BEC5", "#B0BEC5", "#B0BEC5", "#B0BEC5", "#B0BEC5", "#B0BEC5", "red", "#B0BEC5", "#B0BEC5", "#B0BEC5", "#B0BEC5", "#B0BEC5", "#B0BEC5"]]}], "label": "Topic 43", "method": "update"}, {"args": [{"marker.color": [["#B0BEC5", "#B0BEC5", "#B0BEC5", "#B0BEC5", "#B0BEC5", "#B0BEC5", "#B0BEC5", "#B0BEC5", "#B0BEC5", "#B0BEC5", "#B0BEC5", "#B0BEC5", "#B0BEC5", "#B0BEC5", "#B0BEC5", "#B0BEC5", "#B0BEC5", "#B0BEC5", "#B0BEC5", "#B0BEC5", "#B0BEC5", "#B0BEC5", "#B0BEC5", "#B0BEC5", "#B0BEC5", "#B0BEC5", "#B0BEC5", "#B0BEC5", "#B0BEC5", "#B0BEC5", "#B0BEC5", "#B0BEC5", "#B0BEC5", "#B0BEC5", "#B0BEC5", "#B0BEC5", "#B0BEC5", "#B0BEC5", "#B0BEC5", "#B0BEC5", "#B0BEC5", "#B0BEC5", "#B0BEC5", "#B0BEC5", "red", "#B0BEC5", "#B0BEC5", "#B0BEC5", "#B0BEC5", "#B0BEC5"]]}], "label": "Topic 44", "method": "update"}, {"args": [{"marker.color": [["#B0BEC5", "#B0BEC5", "#B0BEC5", "#B0BEC5", "#B0BEC5", "#B0BEC5", "#B0BEC5", "#B0BEC5", "#B0BEC5", "#B0BEC5", "#B0BEC5", "#B0BEC5", "#B0BEC5", "#B0BEC5", "#B0BEC5", "#B0BEC5", "#B0BEC5", "#B0BEC5", "#B0BEC5", "#B0BEC5", "#B0BEC5", "#B0BEC5", "#B0BEC5", "#B0BEC5", "#B0BEC5", "#B0BEC5", "#B0BEC5", "#B0BEC5", "#B0BEC5", "#B0BEC5", "#B0BEC5", "#B0BEC5", "#B0BEC5", "#B0BEC5", "#B0BEC5", "#B0BEC5", "#B0BEC5", "#B0BEC5", "#B0BEC5", "#B0BEC5", "#B0BEC5", "#B0BEC5", "#B0BEC5", "#B0BEC5", "#B0BEC5", "red", "#B0BEC5", "#B0BEC5", "#B0BEC5", "#B0BEC5"]]}], "label": "Topic 45", "method": "update"}, {"args": [{"marker.color": [["#B0BEC5", "#B0BEC5", "#B0BEC5", "#B0BEC5", "#B0BEC5", "#B0BEC5", "#B0BEC5", "#B0BEC5", "#B0BEC5", "#B0BEC5", "#B0BEC5", "#B0BEC5", "#B0BEC5", "#B0BEC5", "#B0BEC5", "#B0BEC5", "#B0BEC5", "#B0BEC5", "#B0BEC5", "#B0BEC5", "#B0BEC5", "#B0BEC5", "#B0BEC5", "#B0BEC5", "#B0BEC5", "#B0BEC5", "#B0BEC5", "#B0BEC5", "#B0BEC5", "#B0BEC5", "#B0BEC5", "#B0BEC5", "#B0BEC5", "#B0BEC5", "#B0BEC5", "#B0BEC5", "#B0BEC5", "#B0BEC5", "#B0BEC5", "#B0BEC5", "#B0BEC5", "#B0BEC5", "#B0BEC5", "#B0BEC5", "#B0BEC5", "#B0BEC5", "red", "#B0BEC5", "#B0BEC5", "#B0BEC5"]]}], "label": "Topic 46", "method": "update"}, {"args": [{"marker.color": [["#B0BEC5", "#B0BEC5", "#B0BEC5", "#B0BEC5", "#B0BEC5", "#B0BEC5", "#B0BEC5", "#B0BEC5", "#B0BEC5", "#B0BEC5", "#B0BEC5", "#B0BEC5", "#B0BEC5", "#B0BEC5", "#B0BEC5", "#B0BEC5", "#B0BEC5", "#B0BEC5", "#B0BEC5", "#B0BEC5", "#B0BEC5", "#B0BEC5", "#B0BEC5", "#B0BEC5", "#B0BEC5", "#B0BEC5", "#B0BEC5", "#B0BEC5", "#B0BEC5", "#B0BEC5", "#B0BEC5", "#B0BEC5", "#B0BEC5", "#B0BEC5", "#B0BEC5", "#B0BEC5", "#B0BEC5", "#B0BEC5", "#B0BEC5", "#B0BEC5", "#B0BEC5", "#B0BEC5", "#B0BEC5", "#B0BEC5", "#B0BEC5", "#B0BEC5", "#B0BEC5", "red", "#B0BEC5", "#B0BEC5"]]}], "label": "Topic 47", "method": "update"}, {"args": [{"marker.color": [["#B0BEC5", "#B0BEC5", "#B0BEC5", "#B0BEC5", "#B0BEC5", "#B0BEC5", "#B0BEC5", "#B0BEC5", "#B0BEC5", "#B0BEC5", "#B0BEC5", "#B0BEC5", "#B0BEC5", "#B0BEC5", "#B0BEC5", "#B0BEC5", "#B0BEC5", "#B0BEC5", "#B0BEC5", "#B0BEC5", "#B0BEC5", "#B0BEC5", "#B0BEC5", "#B0BEC5", "#B0BEC5", "#B0BEC5", "#B0BEC5", "#B0BEC5", "#B0BEC5", "#B0BEC5", "#B0BEC5", "#B0BEC5", "#B0BEC5", "#B0BEC5", "#B0BEC5", "#B0BEC5", "#B0BEC5", "#B0BEC5", "#B0BEC5", "#B0BEC5", "#B0BEC5", "#B0BEC5", "#B0BEC5", "#B0BEC5", "#B0BEC5", "#B0BEC5", "#B0BEC5", "#B0BEC5", "red", "#B0BEC5"]]}], "label": "Topic 48", "method": "update"}, {"args": [{"marker.color": [["#B0BEC5", "#B0BEC5", "#B0BEC5", "#B0BEC5", "#B0BEC5", "#B0BEC5", "#B0BEC5", "#B0BEC5", "#B0BEC5", "#B0BEC5", "#B0BEC5", "#B0BEC5", "#B0BEC5", "#B0BEC5", "#B0BEC5", "#B0BEC5", "#B0BEC5", "#B0BEC5", "#B0BEC5", "#B0BEC5", "#B0BEC5", "#B0BEC5", "#B0BEC5", "#B0BEC5", "#B0BEC5", "#B0BEC5", "#B0BEC5", "#B0BEC5", "#B0BEC5", "#B0BEC5", "#B0BEC5", "#B0BEC5", "#B0BEC5", "#B0BEC5", "#B0BEC5", "#B0BEC5", "#B0BEC5", "#B0BEC5", "#B0BEC5", "#B0BEC5", "#B0BEC5", "#B0BEC5", "#B0BEC5", "#B0BEC5", "#B0BEC5", "#B0BEC5", "#B0BEC5", "#B0BEC5", "#B0BEC5", "red"]]}], "label": "Topic 49", "method": "update"}]}], "title": {"font": {"color": "Black", "size": 22}, "text": "<b>Intertopic Distance Map</b>", "x": 0.5, "xanchor": "center", "y": 0.95, "yanchor": "top"}, "width": 650, "xaxis": {"anchor": "y", "domain": [0, 1], "range": [-8.419, 15.31], "title": {"text": ""}, "visible": false}, "yaxis": {"anchor": "x", "domain": [0, 1], "range": [-18.98, 18.0], "title": {"text": ""}, "visible": false}}}
